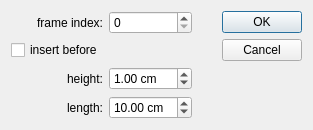
<?xml version="1.0" encoding="UTF-8"?>
<ui version="4.0">
 <class>insertLayerDialog</class>
 <widget class="QDialog" name="insertLayerDialog">
  <property name="geometry">
   <rect>
    <x>0</x>
    <y>0</y>
    <width>313</width>
    <height>128</height>
   </rect>
  </property>
  <property name="windowTitle">
   <string>Dialog</string>
  </property>
  <layout class="QGridLayout" name="gridLayout">
   <item row="0" column="0">
    <widget class="QLabel" name="label">
     <property name="text">
      <string>frame index:</string>
     </property>
     <property name="alignment">
      <set>Qt::AlignRight|Qt::AlignTrailing|Qt::AlignVCenter</set>
     </property>
    </widget>
   </item>
   <item row="0" column="1">
    <widget class="QSpinBox" name="rankSpinBox"/>
   </item>
   <item row="0" column="2">
    <spacer name="horizontalSpacer">
     <property name="orientation">
      <enum>Qt::Horizontal</enum>
     </property>
     <property name="sizeHint" stdset="0">
      <size>
       <width>72</width>
       <height>20</height>
      </size>
     </property>
    </spacer>
   </item>
   <item row="0" column="3" rowspan="2">
    <widget class="QDialogButtonBox" name="buttonBox">
     <property name="orientation">
      <enum>Qt::Vertical</enum>
     </property>
     <property name="standardButtons">
      <set>QDialogButtonBox::Cancel|QDialogButtonBox::Ok</set>
     </property>
    </widget>
   </item>
   <item row="1" column="0">
    <widget class="QCheckBox" name="insertBeforeCheckBox">
     <property name="text">
      <string>insert before</string>
     </property>
    </widget>
   </item>
   <item row="2" column="0">
    <widget class="QLabel" name="label_2">
     <property name="text">
      <string>height:</string>
     </property>
     <property name="alignment">
      <set>Qt::AlignRight|Qt::AlignTrailing|Qt::AlignVCenter</set>
     </property>
    </widget>
   </item>
   <item row="2" column="1">
    <widget class="QDoubleSpinBox" name="heightDoubleSpinBox">
     <property name="suffix">
      <string comment="centimeters"> cm</string>
     </property>
     <property name="minimum">
      <double>0.100000000000000</double>
     </property>
     <property name="maximum">
      <double>999.990000000000009</double>
     </property>
     <property name="singleStep">
      <double>1.000000000000000</double>
     </property>
     <property name="value">
      <double>1.000000000000000</double>
     </property>
    </widget>
   </item>
   <item row="3" column="0">
    <widget class="QLabel" name="label_3">
     <property name="text">
      <string>length:</string>
     </property>
     <property name="alignment">
      <set>Qt::AlignRight|Qt::AlignTrailing|Qt::AlignVCenter</set>
     </property>
    </widget>
   </item>
   <item row="3" column="1">
    <widget class="QDoubleSpinBox" name="lengthDoubleSpinBox">
     <property name="accelerated">
      <bool>true</bool>
     </property>
     <property name="suffix">
      <string comment="centimeters"> cm</string>
     </property>
     <property name="minimum">
      <double>0.100000000000000</double>
     </property>
     <property name="maximum">
      <double>999.990000000000009</double>
     </property>
     <property name="singleStep">
      <double>1.000000000000000</double>
     </property>
     <property name="value">
      <double>10.000000000000000</double>
     </property>
    </widget>
   </item>
  </layout>
 </widget>
 <resources/>
 <connections>
  <connection>
   <sender>buttonBox</sender>
   <signal>accepted()</signal>
   <receiver>insertLayerDialog</receiver>
   <slot>accept()</slot>
   <hints>
    <hint type="sourcelabel">
     <x>248</x>
     <y>254</y>
    </hint>
    <hint type="destinationlabel">
     <x>157</x>
     <y>274</y>
    </hint>
   </hints>
  </connection>
  <connection>
   <sender>buttonBox</sender>
   <signal>rejected()</signal>
   <receiver>insertLayerDialog</receiver>
   <slot>reject()</slot>
   <hints>
    <hint type="sourcelabel">
     <x>316</x>
     <y>260</y>
    </hint>
    <hint type="destinationlabel">
     <x>286</x>
     <y>274</y>
    </hint>
   </hints>
  </connection>
 </connections>
</ui>
